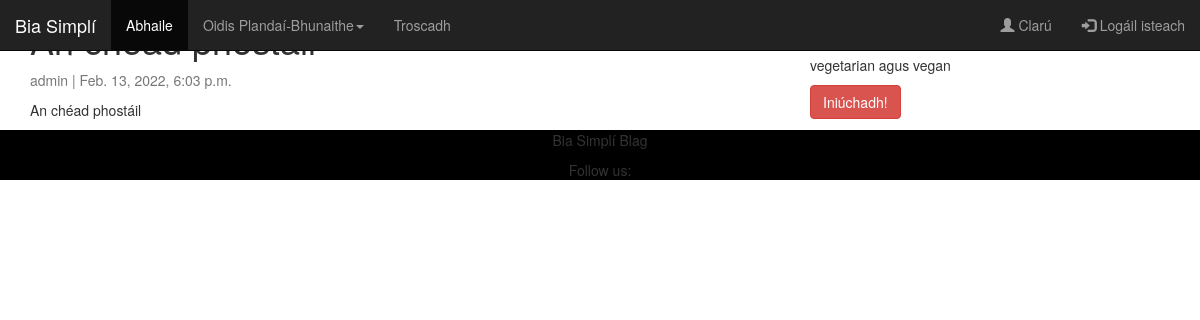
Screenshot of /an-chead-phostail/ with the database file from the repository.
### blog/models.py (models this page shows, shortened)
class Post(models.Model):
    title = models.CharField(max_length=200, unique=True)
    slug = models.SlugField(max_length=200, unique=True)
    author = models.ForeignKey(User, on_delete= models.CASCADE,related_name='blog_posts')
    updated_on = models.DateTimeField(auto_now= True)
    content = models.TextField()
    created_on = models.DateTimeField(auto_now_add=True)
    status = models.IntegerField(choices=STATUS, default=0)
    class Meta:
        ordering = ['-created_on']

### blog/views.py (the view)
# urls.py: path('<slug:slug>/', views.PostDetail.as_view(), name='post_detail'),
class PostDetail(generic.DetailView):
    model = Post
    template_name = 'post_detail.html'

### templates/post_detail.html
{% extends 'base.html' %} {% block content %}
<div class="container">
  <div class="row">
    <div class="col-md-8 card mb-4  mt-3 left  top">
      <div class="card-body">
        <h1>{% block title %} {{ object.title }} {% endblock title %}</h1>
        <p class=" text-muted">{{ post.author }} | {{ post.created_on }}</p>
        <p class="card-text ">{{ object.content | safe }}</p>
      </div>
    </div>
    {% block sidebar %} {% include 'sidebar.html' %} {% endblock sidebar %}
  </div>
</div>
{% endblock content %}

### rows the page displays
Post: author "admin", created_on "Feb. 13, 2022, 6:03 p.m.", content "An chéad phostáil"
